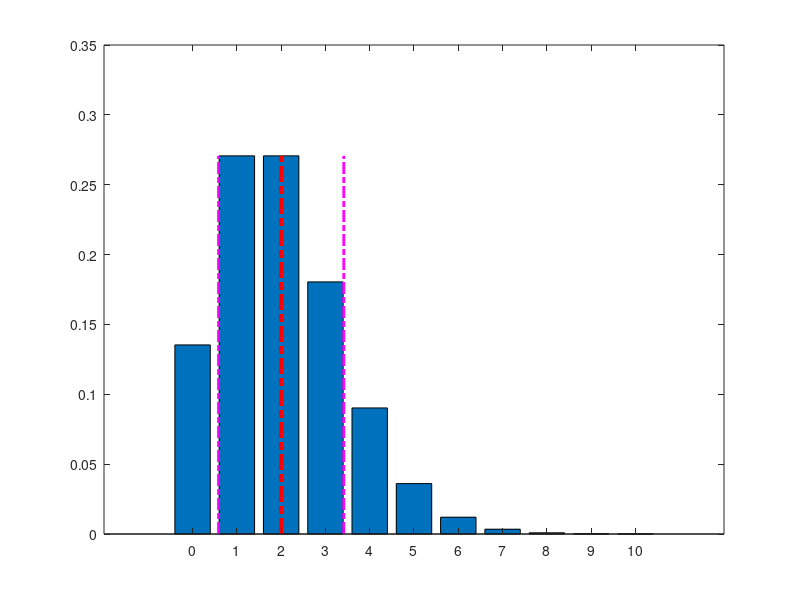
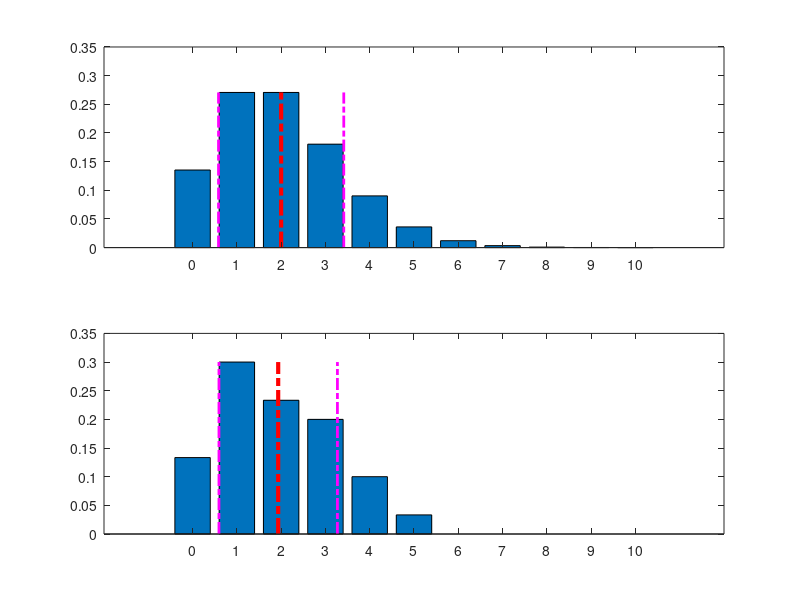

Write MATLAB code to recreate these figures, in order.
%% Rensk arbeidsplassen...

clc;
clear all;
format compact;

%% Kode basert på skriptet brukt for eksempel 14.1.5, fokus på Poissonfordeling. 

% I vårt pensum har vi tre teljevariablar, og Poissonfordelinga er ei av
% desse. (Dei to andre er binomiske fordeling, og hypergeometrisk
% fordeling.)

% Dersom vi har ein situasjon der vi tel noko i løpet av eit tidsintervall
% av lengde t, og vi har at (1) det vi tel skjer med ein konstant
% intensitet, (2) at talet hendingar i disjunkte (ikkje-overlappande)
% tidsintervall er uavhengige, og (3) at vi ikkje har at to av dei tinga vi
% tel vil skje nøyaktig samtidig, så har vi ei Poissonfordeling.  I ein
% slik situasjon må vi kjenne til lengda t av tidsintervallet og
% intensiteten (som regel gitt ved gresk bokstav lambda). 

% I MATLAB kan vi rekne ut sannsynet for ulike sannsyn relatert til ei
% Poissonfordeling via 'poisspdf'-funksjonen, men ettersom de ikkje har
% tilgang til MATLAB på eksamen vil vi her bruke formelen for punktsannsyn
% direkte.

%% Spesifisering av parametrane til vår Poissonfordeling.

lambda = .5;
t = 4;

% Merk: Poissonfordelinga er ein teljevariabel, og verdimengda startar på
% 0.  Men merk at det i utgangspunktet ikkje er ei avgrensing på kor mange
% observasjonar vi kan ha av det vi held på å telje...  (For dei som synest
% det høyrest litt rart ut, så hugs at dette er ein modell, og det er ikkje
% slik at den faktiske verden som vi skal ut og telje i er lik modellen. Vi
% er fornøgde når modellen gir ei grei tilnærming til det vi ser på. For
% dei som har hatt fysikk, tenk på det at vi der som regel ignorerer
% luftmotstand. Med mindre vi er i eit vakum vil det vere ein luftmotstand,
% men i mange praktiske utrekningar gjer det ikkje så mykje om vi ser vekk
% frå denne detaljen. Så lenge vi får eit "godt nok svar" er alt OK.)

% Når vi skal lage ein figur er det naturlegvis nødvendig å ha ei øvre
% grense på kor langt vi vil lage plottet...
maks_verdi = max(10, ceil(4 * lambda * t));

Verdimengde_X = 0:maks_verdi;

% Rekn ut dei tilhøyrande punktsannsyna.

clear Prob_X
Prob_X(1:length(Verdimengde_X)) = 0;
for x = Verdimengde_X
    Prob_X(x+1) =  (lambda * t)^x/factorial(x) * exp(-lambda*t);
end
% MERK: Utrekning via denne formelen fungerer dårleg når x vert stor, både
% potensen med 'x' og 'factorial(x)' kan då rote ting til. I slike tilfelle
% bør koden under brukast. NB: Krev at MATLAB har ein av tilleggspakkane,
% så om du får feilmelding må du installere det som manglar. HUGS: 100 er
% her ei øvre grense i plottet fordi formelen for utrekning av punktsannsyn
% inneheld 'factorial'.

% Prob_X = poisspdf(lambda*t, Verdimengde_X);

% Enkel visualisering 
bar(Verdimengde_X, Prob_X)
%% Finn forventingsverdi

%.. Merk: Vi kan rekne ut forventingsverdien som før, dvs. via,
% E_X = sum(Verdimengde_X .* Prob_X)
%.. men på eksamensdagen må vi bruke formelen

E_X = lambda * t

% Visualisering med forventingsverdi (som stipla linje i raud farge)

bar(Verdimengde_X, Prob_X)
hold on
plot([E_X, E_X], [0, max(Prob_X)], 'Color', "red", ...
     'LineWidth', 3, 'LineStyle', '-.')
hold off
%% Utrekning av varians

%.. Merk: Vi kan rekne ut forventingsverdien som før, dvs. via formel
%.. Var(X) = E(X^2) - E(X)^2, dvs.  
% E_X = sum(Verdimengde_X .* Prob_X)
% E_X2 = sum(Verdimengde_X .^2 .* Prob_X)
% Var_X = E_X2 - E_X^2
%.. men på eksamensdagen må vi bruke formelen

Var_X = lambda * t

% Finn standardavviket ved å ta kvadratrot. (SD frå engelsk Standard
% deviation.)

SD_X = sqrt(Var_X)

% Visualisering med forventingsverdi, og pluss/minus eitt standardavvik
bar(Verdimengde_X, Prob_X)
hold on
plot([E_X, E_X], [0, max(Prob_X)], 'Color', "red", ...
     'LineWidth', 3, 'LineStyle', '-.')
plot([E_X, E_X] - SD_X, [0, max(Prob_X)], 'Color', "magenta", ...
     'LineWidth', 2, 'LineStyle', '-.')
plot([E_X, E_X] + SD_X, [0, max(Prob_X)], 'Color', "magenta", ...
     'LineWidth', 2, 'LineStyle', '-.')
hold off
%% Vi vil trekke frå fordelinga

n_sample = 30;
sample = randsample(Verdimengde_X, n_sample, true, Prob_X);

%  Estimer forventing, varians og standardavvik frå utvalet vårt.

estimert_E_X = mean(sample)
estimert_Var_X = var(sample)
estimert_SD_X = sqrt(estimert_Var_X)

% Finn estimerte også estimerte verdiar av Prob_X basert på utvalet.

estimert_Prob_X = zeros(size(Verdimengde_X));
for i = 1:length(Verdimengde_X)
    estimert_Prob_X(i) = sum(sample == Verdimengde_X(i)) / n_sample ;
end

% Vis plott med både original fordeling og resultat basert på utval.

% Visualisering med forventingsverdi, og pluss/minus eitt standardavvik

figure;
% Øverste plott (sann fordeling)
subplot(2, 1, 1); % 2 rader, 1 søyle, første plott
bar(Verdimengde_X, Prob_X)
hold on
plot([E_X, E_X], [0, max(Prob_X)], 'Color', "red", ...
     'LineWidth', 3, 'LineStyle', '-.')
plot([E_X, E_X] - SD_X, [0, max(Prob_X)], 'Color', "magenta", ...
     'LineWidth', 2, 'LineStyle', '-.')
plot([E_X, E_X] + SD_X, [0, max(Prob_X)], 'Color', "magenta", ...
     'LineWidth', 2, 'LineStyle', '-.')
hold off
% Nederste plott (basert på utval)
subplot(2, 1, 2);
bar(Verdimengde_X, estimert_Prob_X)
hold on
plot([estimert_E_X, estimert_E_X], [0, max(estimert_Prob_X)], 'Color', "red", ...
     'LineWidth', 3, 'LineStyle', '-.')
plot([estimert_E_X, estimert_E_X] - estimert_SD_X, [0, max(estimert_Prob_X)], 'Color', "magenta", ...
     'LineWidth', 2, 'LineStyle', '-.')
plot([estimert_E_X, estimert_E_X] + estimert_SD_X, [0, max(estimert_Prob_X)], 'Color', "magenta", ...
     'LineWidth', 2, 'LineStyle', '-.')
hold off

%% OBS: Det er ikkje sikkert at alle verdiane er observert i vårt sample!

% Det kan vere at vi ikkje ser sjeldne hendingar når vi trekk frå ei
% binomisk fordeling.  Dette kan vi undersøke ved t.d. å sjå på:

unique(sample)

format shortG
[Prob_X; estimert_Prob_X    ]
format default